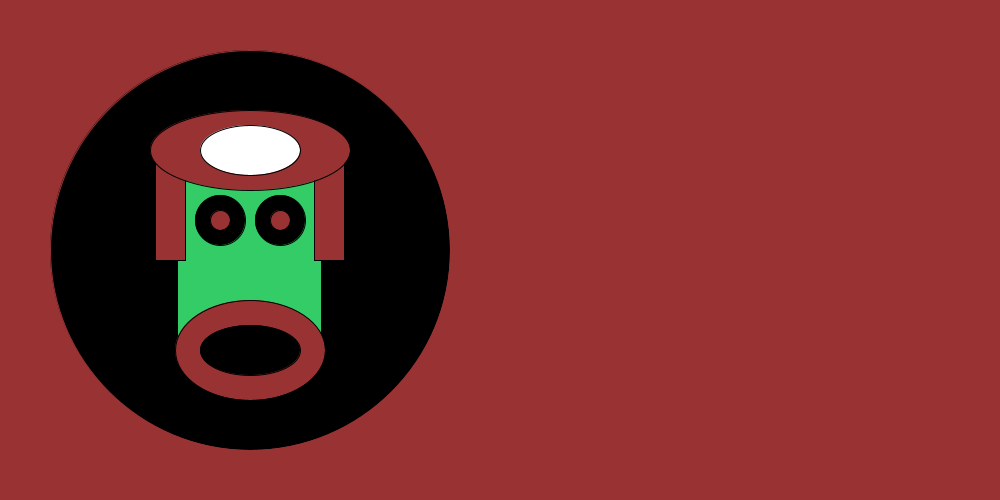
Frame 1 (no input)
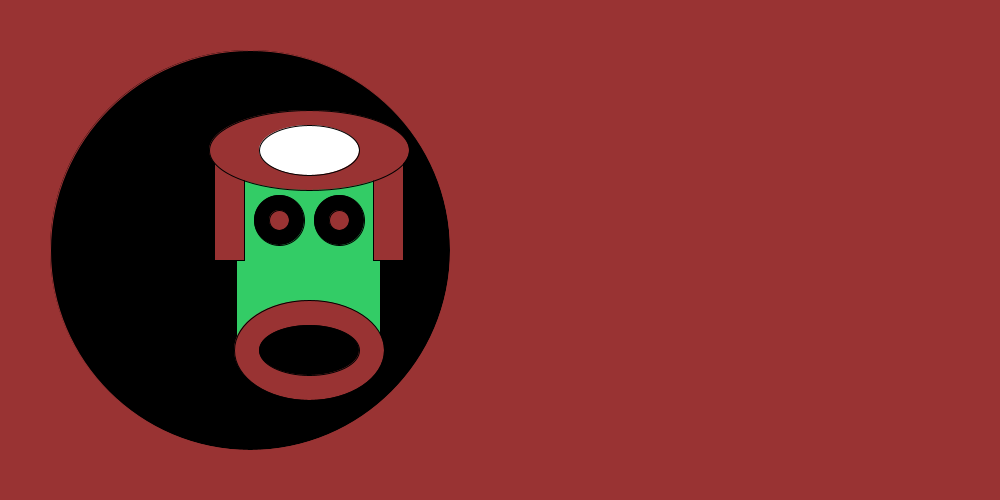
Frame 60 (the mouse pressed at the canvas centre just before this capture)
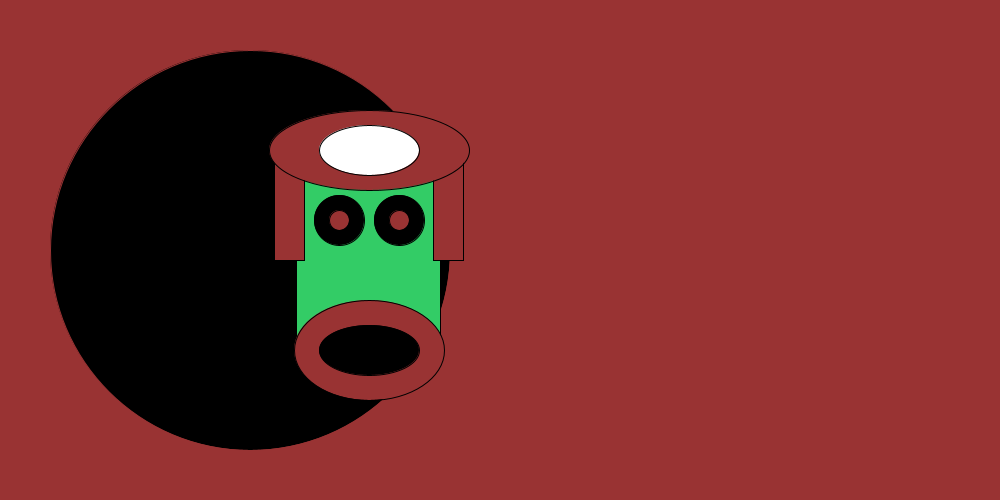
Frame 120 (the mouse held since frame 60 and released just before this capture)

The Processing sketch that drew these frames (run headless with seeded random() and noise(); from frame 60 on, the mouse is pressed at the canvas centre):

// Processing sketch: processing_167954
// ── processing_167954.pde

int x=0;
void setup()
{
background(#993333);
size(1000,500);
}
void draw()
{
background(#993333);
stroke(#993333);
ellipse(250,250,250,250);
fill(0);
ellipse(250,250,400,400);
fill(#33CC66);
stroke (0);
rect(x+177,150,144,200);
fill(#993333);
rect(x+155,150,30,110);
rect(x+314,150,30,110);
ellipse(x+250,150,200,80);
fill(#993333);
ellipse(x+250,350,150,100);
fill(0);
ellipse(x+220,220,50,50);
ellipse(x+280,220,50,50);
fill(#993333);
ellipse(x+220,220,20,20);
ellipse(x+280,220,20,20);
fill(0);
ellipse(x+250,350,100,50);
fill(#ffffff);
ellipse(x+250,150,100,50);
x=x+1;
}
